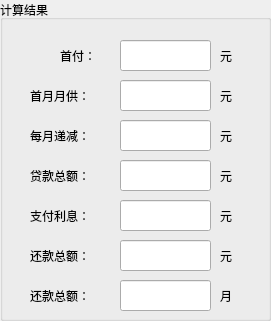
  <widget class="QGroupBox" name="groupBoxbenjin">
   <property name="geometry">
    <rect>
     <x>450</x>
     <y>110</y>
     <width>271</width>
     <height>321</height>
    </rect>
   </property>
   <property name="title">
    <string>计算结果</string>
   </property>
   <widget class="QLabel" name="label_40">
    <property name="geometry">
     <rect>
      <x>60</x>
      <y>40</y>
      <width>72</width>
      <height>31</height>
     </rect>
    </property>
    <property name="text">
     <string>首付：</string>
    </property>
   </widget>
   <widget class="QLabel" name="label_41">
    <property name="geometry">
     <rect>
      <x>30</x>
      <y>80</y>
      <width>91</width>
      <height>31</height>
     </rect>
    </property>
    <property name="text">
     <string>首月月供：</string>
    </property>
   </widget>
   <widget class="QLabel" name="label_42">
    <property name="geometry">
     <rect>
      <x>30</x>
      <y>120</y>
      <width>72</width>
      <height>31</height>
     </rect>
    </property>
    <property name="text">
     <string>每月递减：</string>
    </property>
   </widget>
   <widget class="QLabel" name="label_43">
    <property name="geometry">
     <rect>
      <x>30</x>
      <y>160</y>
      <width>72</width>
      <height>31</height>
     </rect>
    </property>
    <property name="text">
     <string>贷款总额：</string>
    </property>
   </widget>
   <widget class="QLabel" name="label_44">
    <property name="geometry">
     <rect>
      <x>30</x>
      <y>200</y>
      <width>72</width>
      <height>31</height>
     </rect>
    </property>
    <property name="text">
     <string>支付利息：</string>
    </property>
   </widget>
   <widget class="QLabel" name="label_45">
    <property name="geometry">
     <rect>
      <x>30</x>
      <y>240</y>
      <width>72</width>
      <height>31</height>
     </rect>
    </property>
    <property name="text">
     <string>还款总额：</string>
    </property>
   </widget>
   <widget class="QLineEdit" name="lineEdit41">
    <property name="geometry">
     <rect>
      <x>120</x>
      <y>40</y>
      <width>91</width>
      <height>31</height>
     </rect>
    </property>
   </widget>
   <widget class="QLineEdit" name="lineEdit42">
    <property name="geometry">
     <rect>
      <x>120</x>
      <y>80</y>
      <width>91</width>
      <height>31</height>
     </rect>
    </property>
   </widget>
   <widget class="QLineEdit" name="lineEdit43">
    <property name="geometry">
     <rect>
      <x>120</x>
      <y>120</y>
      <width>91</width>
      <height>31</height>
     </rect>
    </property>
   </widget>
   <widget class="QLineEdit" name="lineEdit44">
    <property name="geometry">
     <rect>
      <x>120</x>
      <y>160</y>
      <width>91</width>
      <height>31</height>
     </rect>
    </property>
   </widget>
   <widget class="QLineEdit" name="lineEdit45">
    <property name="geometry">
     <rect>
      <x>120</x>
      <y>200</y>
      <width>91</width>
      <height>31</height>
     </rect>
    </property>
   </widget>
   <widget class="QLineEdit" name="lineEdit46">
    <property name="geometry">
     <rect>
      <x>120</x>
      <y>240</y>
      <width>91</width>
      <height>31</height>
     </rect>
    </property>
   </widget>
   <widget class="QLabel" name="label_46">
    <property name="geometry">
     <rect>
      <x>220</x>
      <y>40</y>
      <width>31</width>
      <height>31</height>
     </rect>
    </property>
    <property name="text">
     <string>元</string>
    </property>
   </widget>
   <widget class="QLabel" name="label_47">
    <property name="geometry">
     <rect>
      <x>220</x>
      <y>80</y>
      <width>31</width>
      <height>31</height>
     </rect>
    </property>
    <property name="text">
     <string>元</string>
    </property>
   </widget>
   <widget class="QLabel" name="label_48">
    <property name="geometry">
     <rect>
      <x>220</x>
      <y>120</y>
      <width>31</width>
      <height>31</height>
     </rect>
    </property>
    <property name="text">
     <string>元</string>
    </property>
   </widget>
   <widget class="QLabel" name="label_49">
    <property name="geometry">
     <rect>
      <x>220</x>
      <y>160</y>
      <width>31</width>
      <height>31</height>
     </rect>
    </property>
    <property name="text">
     <string>元</string>
    </property>
   </widget>
   <widget class="QLabel" name="label_50">
    <property name="geometry">
     <rect>
      <x>220</x>
      <y>200</y>
      <width>31</width>
      <height>31</height>
     </rect>
    </property>
    <property name="text">
     <string>元</string>
    </property>
   </widget>
   <widget class="QLabel" name="label_51">
    <property name="geometry">
     <rect>
      <x>220</x>
      <y>240</y>
      <width>31</width>
      <height>31</height>
     </rect>
    </property>
    <property name="text">
     <string>元</string>
    </property>
   </widget>
   <widget class="QLineEdit" name="lineEdit47">
    <property name="geometry">
     <rect>
      <x>120</x>
      <y>280</y>
      <width>91</width>
      <height>31</height>
     </rect>
    </property>
   </widget>
   <widget class="QLabel" name="label_76">
    <property name="geometry">
     <rect>
      <x>220</x>
      <y>280</y>
      <width>31</width>
      <height>31</height>
     </rect>
    </property>
    <property name="text">
     <string>月</string>
    </property>
   </widget>
   <widget class="QLabel" name="label_77">
    <property name="geometry">
     <rect>
      <x>30</x>
      <y>280</y>
      <width>72</width>
      <height>31</height>
     </rect>
    </property>
    <property name="text">
     <string>还款总额：</string>
    </property>
   </widget>
  </widget>
